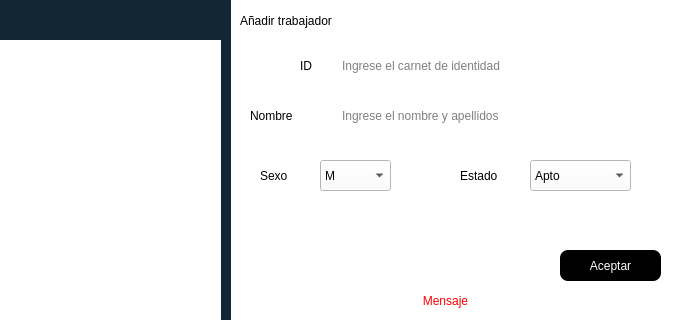
<?xml version="1.0" encoding="UTF-8"?>
<ui version="4.0">
 <class>insert_workerW</class>
 <widget class="QDialog" name="insert_workerW">
  <property name="windowModality">
   <enum>Qt::ApplicationModal</enum>
  </property>
  <property name="geometry">
   <rect>
    <x>0</x>
    <y>0</y>
    <width>680</width>
    <height>320</height>
   </rect>
  </property>
  <property name="minimumSize">
   <size>
    <width>680</width>
    <height>320</height>
   </size>
  </property>
  <property name="maximumSize">
   <size>
    <width>680</width>
    <height>320</height>
   </size>
  </property>
  <property name="windowTitle">
   <string>Añadir trabajador</string>
  </property>
  <property name="styleSheet">
   <string notr="true">background-color: rgb(255, 255, 255);</string>
  </property>
  <widget class="QComboBox" name="comboBox">
   <property name="geometry">
    <rect>
     <x>320</x>
     <y>160</y>
     <width>71</width>
     <height>31</height>
    </rect>
   </property>
   <property name="styleSheet">
    <string notr="true">font: 14pt &quot;Arial&quot;;
</string>
   </property>
   <item>
    <property name="text">
     <string>M</string>
    </property>
   </item>
   <item>
    <property name="text">
     <string>F</string>
    </property>
   </item>
  </widget>
  <widget class="QLabel" name="label_4">
   <property name="geometry">
    <rect>
     <x>250</x>
     <y>100</y>
     <width>81</width>
     <height>31</height>
    </rect>
   </property>
   <property name="styleSheet">
    <string notr="true">
font: 14pt &quot;Arial&quot;;</string>
   </property>
   <property name="text">
    <string>Nombre</string>
   </property>
  </widget>
  <widget class="QLabel" name="label_2">
   <property name="geometry">
    <rect>
     <x>300</x>
     <y>50</y>
     <width>31</width>
     <height>31</height>
    </rect>
   </property>
   <property name="styleSheet">
    <string notr="true">font: 14pt &quot;Arial&quot;;</string>
   </property>
   <property name="text">
    <string>ID</string>
   </property>
   <property name="buddy">
    <cstring>txtID</cstring>
   </property>
  </widget>
  <widget class="QPushButton" name="btnAceptar">
   <property name="geometry">
    <rect>
     <x>560</x>
     <y>250</y>
     <width>101</width>
     <height>31</height>
    </rect>
   </property>
   <property name="cursor">
    <cursorShape>OpenHandCursor</cursorShape>
   </property>
   <property name="styleSheet">
    <string notr="true">font: 14pt &quot;Arial&quot;;
background-color: rgb(0, 0, 0);
color: rgb(255, 255, 255);


border-radius:8px</string>
   </property>
   <property name="text">
    <string>Aceptar</string>
   </property>
  </widget>
  <widget class="QLineEdit" name="txtname">
   <property name="geometry">
    <rect>
     <x>340</x>
     <y>100</y>
     <width>261</width>
     <height>31</height>
    </rect>
   </property>
   <property name="styleSheet">
    <string notr="true">font: 14pt &quot;Arial&quot;;
border-radius:8px</string>
   </property>
   <property name="placeholderText">
    <string>Ingrese el nombre y apellidos</string>
   </property>
  </widget>
  <widget class="QLabel" name="label_3">
   <property name="geometry">
    <rect>
     <x>240</x>
     <y>0</y>
     <width>171</width>
     <height>41</height>
    </rect>
   </property>
   <property name="styleSheet">
    <string notr="true">font: 900 14pt &quot;Segoe UI Black&quot;;</string>
   </property>
   <property name="text">
    <string>Añadir trabajador</string>
   </property>
  </widget>
  <widget class="QLabel" name="label_5">
   <property name="geometry">
    <rect>
     <x>260</x>
     <y>160</y>
     <width>51</width>
     <height>31</height>
    </rect>
   </property>
   <property name="styleSheet">
    <string notr="true">
font: 14pt &quot;Arial&quot;;</string>
   </property>
   <property name="text">
    <string>Sexo</string>
   </property>
  </widget>
  <widget class="QLineEdit" name="txtID">
   <property name="geometry">
    <rect>
     <x>340</x>
     <y>50</y>
     <width>261</width>
     <height>31</height>
    </rect>
   </property>
   <property name="styleSheet">
    <string notr="true">font: 14pt &quot;Arial&quot;;
border-radius:8px</string>
   </property>
   <property name="placeholderText">
    <string>Ingrese el carnet de identidad</string>
   </property>
  </widget>
  <widget class="QLabel" name="label_6">
   <property name="geometry">
    <rect>
     <x>460</x>
     <y>160</y>
     <width>61</width>
     <height>31</height>
    </rect>
   </property>
   <property name="styleSheet">
    <string notr="true">
font: 14pt &quot;Arial&quot;;</string>
   </property>
   <property name="text">
    <string>Estado</string>
   </property>
  </widget>
  <widget class="QLabel" name="lblMensaje2">
   <property name="geometry">
    <rect>
     <x>240</x>
     <y>290</y>
     <width>411</width>
     <height>21</height>
    </rect>
   </property>
   <property name="styleSheet">
    <string notr="true">color: rgb(255, 0, 0);
font: 14pt &quot;Arial&quot;;</string>
   </property>
   <property name="text">
    <string>Mensaje</string>
   </property>
   <property name="alignment">
    <set>Qt::AlignCenter</set>
   </property>
  </widget>
  <widget class="QComboBox" name="comboBox_2">
   <property name="geometry">
    <rect>
     <x>530</x>
     <y>160</y>
     <width>101</width>
     <height>31</height>
    </rect>
   </property>
   <property name="styleSheet">
    <string notr="true">font: 14pt &quot;Arial&quot;;
</string>
   </property>
   <item>
    <property name="text">
     <string>Apto</string>
    </property>
   </item>
   <item>
    <property name="text">
     <string>No Apto</string>
    </property>
   </item>
  </widget>
  <widget class="QLabel" name="label">
   <property name="geometry">
    <rect>
     <x>0</x>
     <y>0</y>
     <width>231</width>
     <height>351</height>
    </rect>
   </property>
   <property name="styleSheet">
    <string notr="true">background-color: rgb(17, 40, 52);</string>
   </property>
   <property name="text">
    <string/>
   </property>
   <property name="pixmap">
    <pixmap>../images/orca.png</pixmap>
   </property>
  </widget>
  <widget class="QLabel" name="label_8">
   <property name="geometry">
    <rect>
     <x>0</x>
     <y>40</y>
     <width>221</width>
     <height>281</height>
    </rect>
   </property>
   <property name="text">
    <string/>
   </property>
   <property name="pixmap">
    <pixmap>../images/orca.png</pixmap>
   </property>
   <property name="scaledContents">
    <bool>true</bool>
   </property>
  </widget>
 </widget>
 <resources/>
 <connections/>
</ui>
